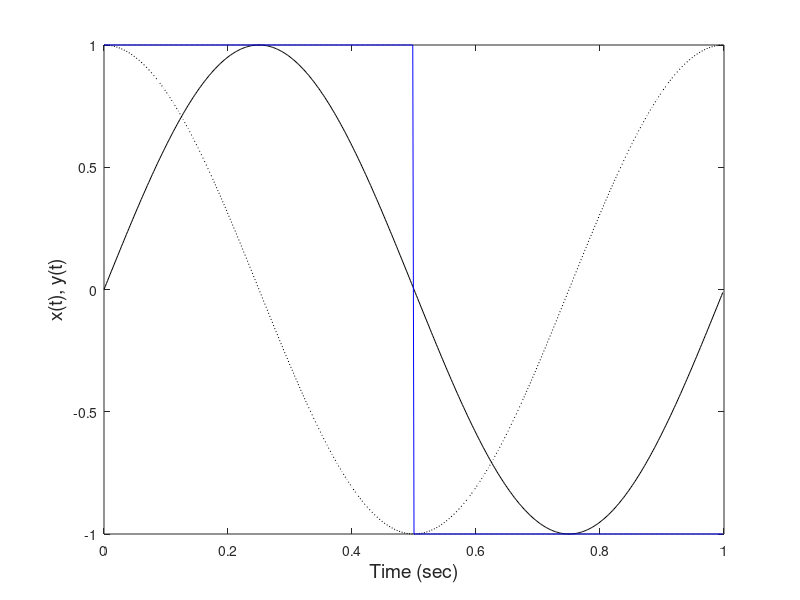

Write the MATLAB code that produced this figure.
% John Semmlow- 'Signals and Systems for Bioengineers, A MATLAB - Based Introduction', 2ndEd
% Example 2.11  correlation between an sinewave and a cosinewave. 

N = 500;                    % Number of points
Tt = 1.0;                   % desired total time
fs = N/Tt;                  % Calculate sampling frequency
t = (0:N-1)/fs;             % Time vector from 0 (approx.) to 1 sec.
x = sin(2*pi*t);            % 1 Hz sinewave
y = cos(2*pi*t);            % 1 Hz cosine wave
z = [ones(1,N/2) -ones(1,N/2)];     % 1 Hz square wave
rxz = mean(x.*z);           % Correlation b/n x and z (=2/pi)
rxy = mean(x.*y);           % Correlation b/n x and y (=0)
ryz = mean(y.*z);           % Correlation b/n x and y (=0)

figure(1)
plot(t,x,'k',t,y,':k', t,z, 'b');     % Plot x and y and z
xlabel('Time (sec)','FontSize', 14);
ylabel('x(t), y(t)','FontSize', 14);
disp([rxz rxy ryz])